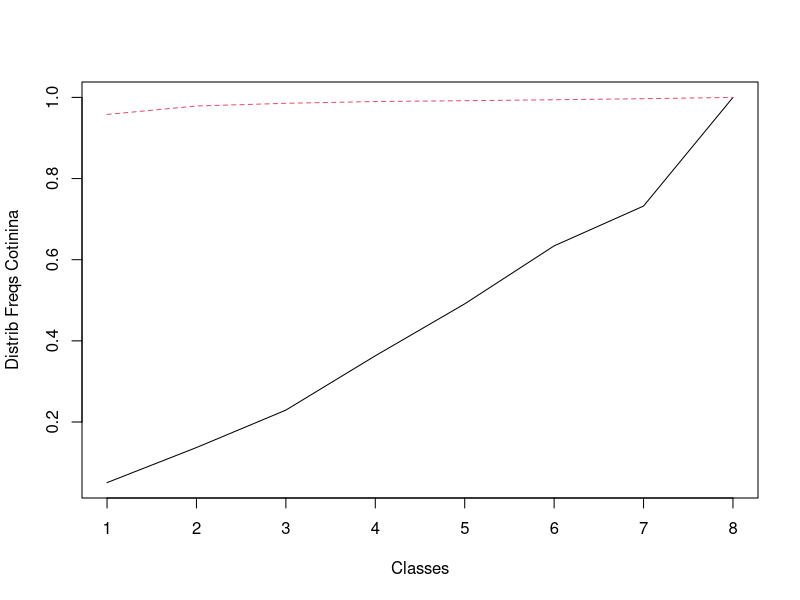
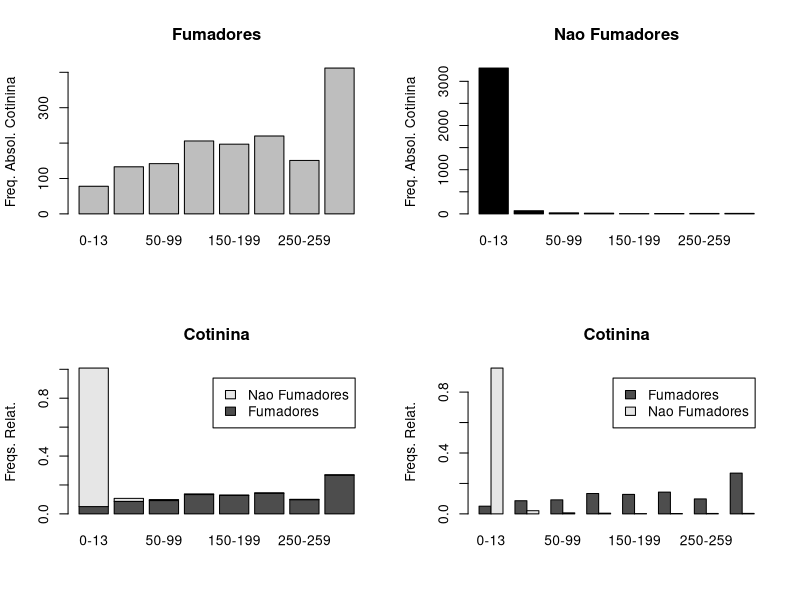
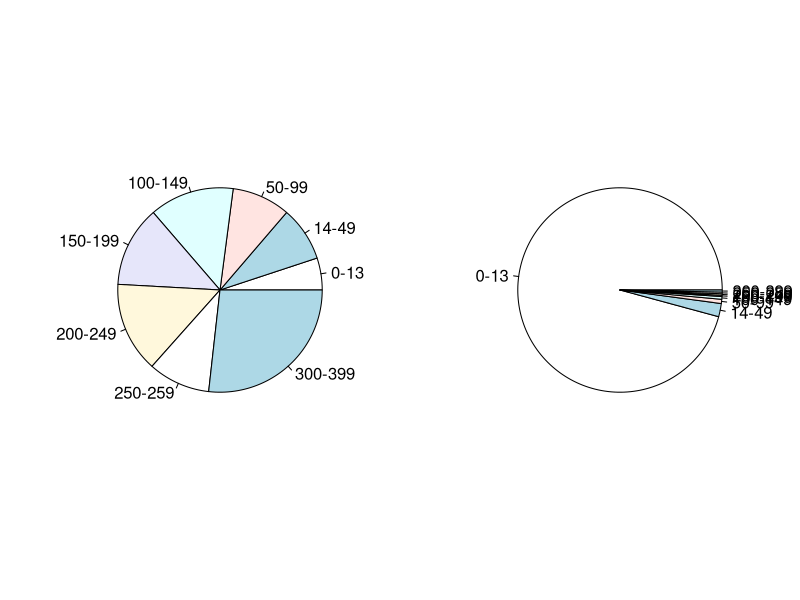

Write R code to recreate these figures, in order.
read.table("./data/ex2.dat", header = T)
cotinina <- read.table("./data/ex2.dat", header = T)
classes <- cotinina$classes
faFum <- cotinina$faFumadores
faNFum <- cotinina$faNFumadores
frFum <- faFum / 1539
frNFum <- faNFum / 3445
write.table(cbind(faFum, frFum, faNFum, frNFum))

matplot(matrix(c(cumsum(frFum), cumsum(frNFum)), length(frFum), 2),
    type = "l",
    ylab = "Distrib Freqs Cotinina", xlab = "Classes"
)

# b)
par(mfrow = c(2, 2))
barplot(faFum,
    names.arg = classes, main = "Fumadores", col = "gray",
    ylab = "Freq. Absol. Cotinina"
)
barplot(faNFum, names.arg = classes, main = "Nao Fumadores", ylab = "Freq. Absol. Cotinina", col = "black")
barplot(matrix(c(faFum / 1539, faNFum / 3445), 2, 8, byrow = T),
    beside = F, names.arg = classes,
    main = "Cotinina", ylab = "Freqs. Relat.", legend = c("Fumadores", "Nao Fumadores")
)
barplot(matrix(c(faFum / 1539, faNFum / 3445), 2, 8, byrow = T),
    beside = T, names.arg = classes,
    main = "Cotinina", ylab = "Freqs. Relat.", legend = c("Fumadores", "Nao Fumadores")
)

par(mfrow = c(1, 2))
pie(faFum / 1539, labels = classes)
pie(faNFum / 3445, labels = classes)
